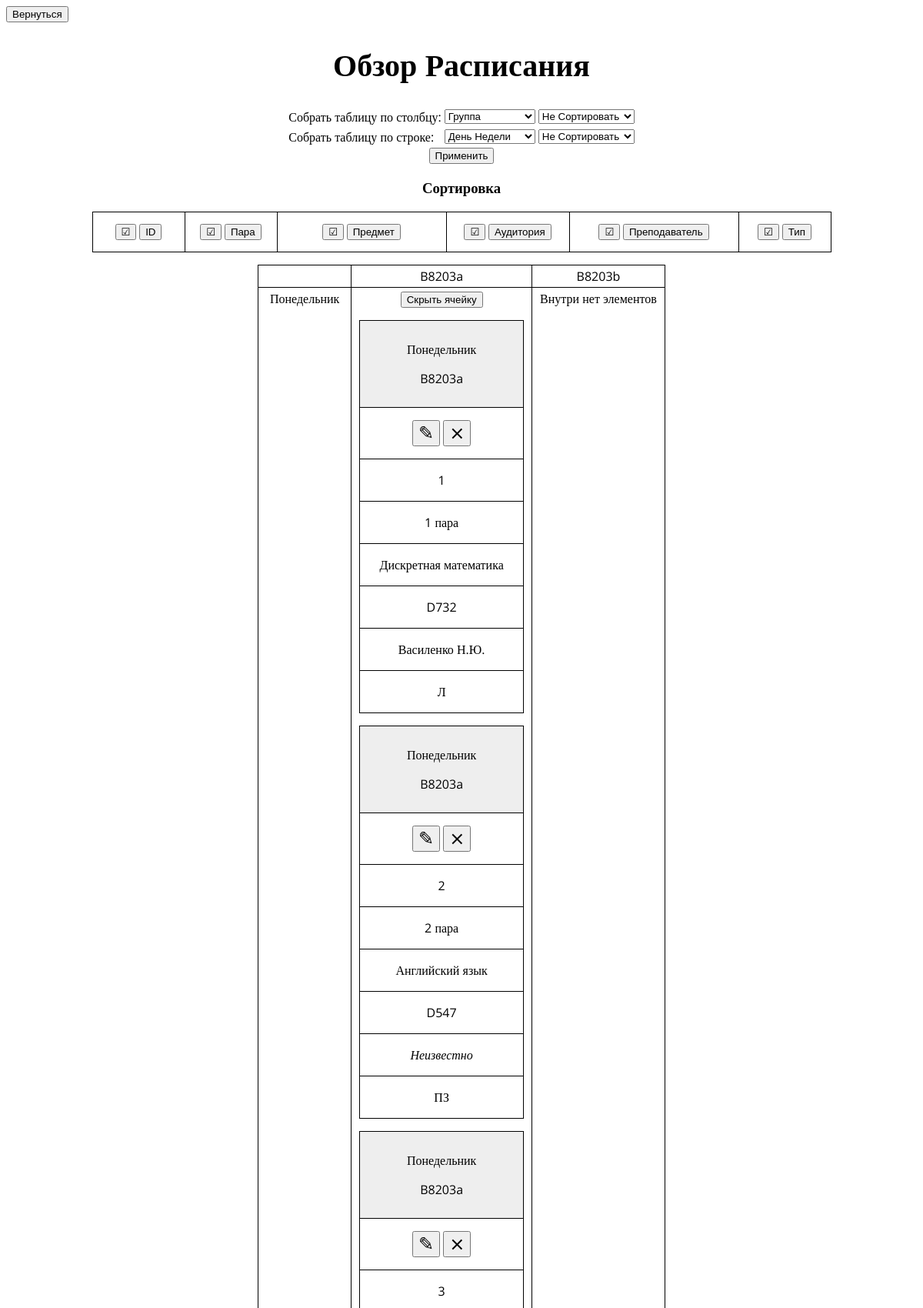
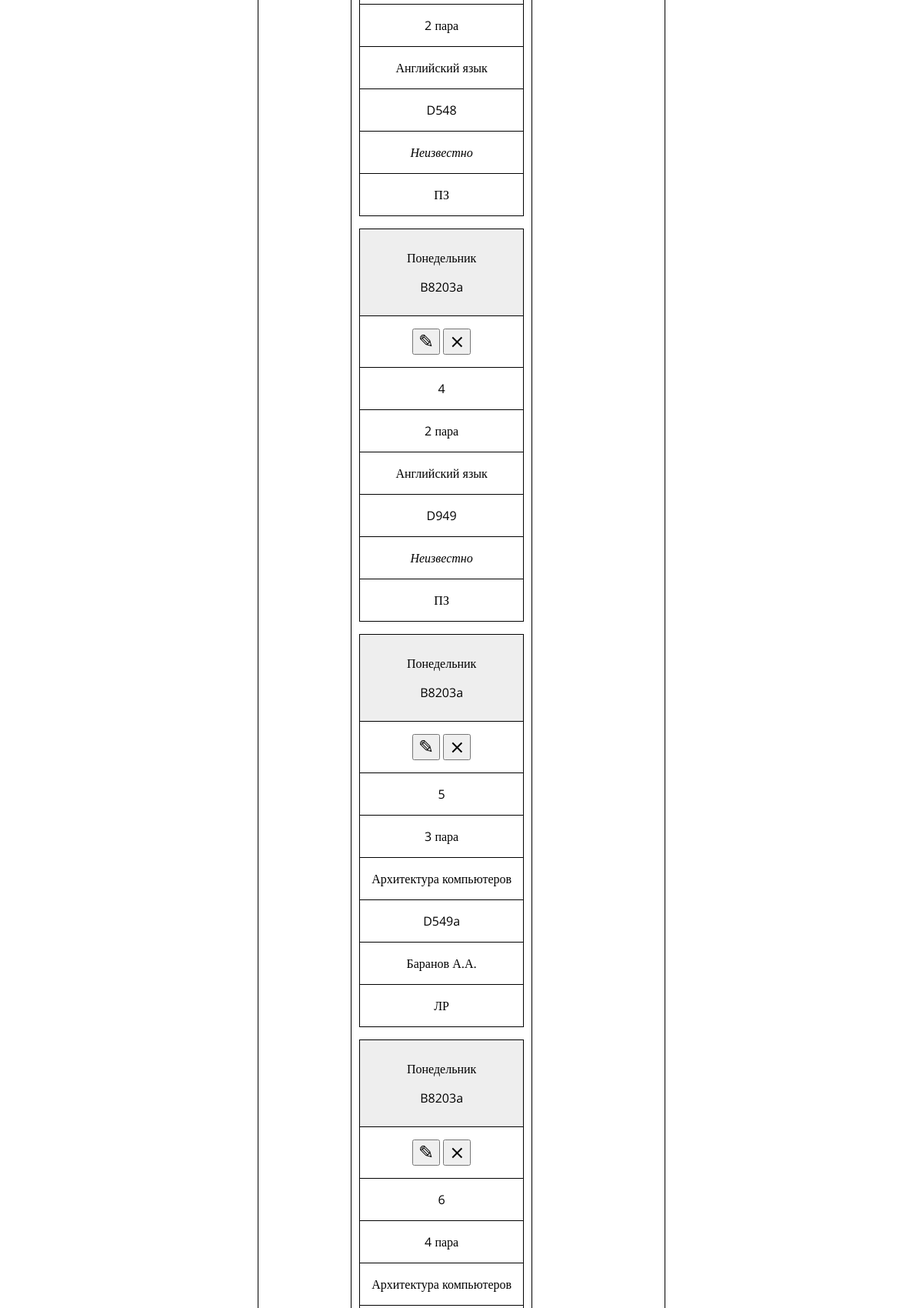
The page /overview (upper part) on the database its author committed (2 pictures, top to bottom).
### tables this page shows
CREATE TABLE `Groups` ( `ID` INTEGER NOT NULL DEFAULT -1, `Name` INTEGER );

CREATE TABLE `Weekdays` ( `ID` INTEGER NOT NULL DEFAULT -1, `Name` TEXT, `OrderNumber` INTEGER NOT NULL DEFAULT -1 );

### home.py (the view, shortened to what this page needs)
@app.route("/overview", methods=["GET", "POST"])
def overview():
	global join_column, join_row, ordering_column, tables_info, hiding_cells, current_columns, current_rows, hiding_fields, edit_field
	col_asc_type = request.form.get("OrderTypeColumns", type=int)
	row_asc_type = request.form.get("OrderTypeRows", type=int)
	colname = request.form.get("JoiningTableColumns")
	rowname = request.form.get("JoiningTableRows")
	edit_values = request.form.get("DatabaseEditor")
	joining_columns = None
	joining_rows = None
	for i in tables_info["SchedItems"]:
		if i.title == colname:
			joining_columns = i
		if i.title == rowname:
			joining_rows = i
	rows_asc = {None:None, 0:None, 1:True, 2:False}[row_asc_type]
	columns_asc =  {None:None, 0:None, 1:True, 2:False}[col_asc_type]
	for i in request.form:
		print(i)
	join_column.ascending = columns_asc
	join_row.ascending = rows_asc
	table, rows, columns, conflicts = generate_schedule(join_column, join_row, ordering_column)
	current_columns = columns
	current_rows = rows
	return render_template(
		"overview.html",
		jcols=columns,
		jrows=rows,
		table=table,
		widthes=[i.width+40 for i in tables_info["SchedItems"] if i != join_column and i != join_row],
		titles=[i.title for i in tables_info["SchedItems"] if i != join_column and i != join_row],
		titles_origin=[i.name for i in tables_info["SchedItems"] if i != join_column and i != join_row],
		join_col=join_column,
		join_row=join_row,
		orderby=ordering_column,
		columns=[i for i in tables_info["SchedItems"]],
		hidecells=hiding_cells,
		hidefields=hiding_fields,
		conflicts=conflicts
	)

### templates/overview.html (shortened to what this page needs)
<head>
	<link rel="stylesheet" href="../static/css/style.css">
</head>
<body>
	<form name="Overview" action="/overview" method='POST'>
		<button name="Back" type="submit">Вернуться</button>
		<center>
			<h1>Обзор Расписания</h1>
			<font size=3>
				<table>
					<tr>
						<td>
							Собрать таблицу по столбцу:
						</td>
						<td>
							<select name="JoiningTableColumns">
								{% for col in columns %}
									{% if col.title != "ID" %}
										<option value="{{col.title}}"
											{% if col == join_col %}
												SELECTED
											{% endif %}
										>
											{{col.title}}
										</option>
									{% endif %}
								{% endfor%}
							</select>
						</td>
						<td>
							<select name="OrderTypeColumns">
								<option value="0" {% if join_col.ascending == None %} SELECTED {% endif %}>Не Сортировать</option>
							</select>
						</td>
					</tr>
					<tr>
						<td>
							Собрать таблицу по строке:
						</td>
						<td>
							<select name="JoiningTableRows">
								{% for col in columns %}
									{% if col.title != "ID" %}
										<option value="{{col.title}}"
											{% if col == join_row %}
												SELECTED
											{% endif %}
										>
											{{col.title}}
										</option>
									{% endif %}
								{% endfor%}
							</select>
						</td>
						<td>
							<select name="OrderTypeRows">
								<option value="0" {% if join_row.ascending == None %} SELECTED {% endif %}>Не Сортировать</option>
							</select>
						</td>
					</tr>
				</table>
				<button id="Accept" name="Accept" type="submit">Применить</button>
				<h3>Сортировка</h3>
				<table id="tab" class="tab">
					{% for width in widthes%}
						<col width="{{ width+30 }}">
					{% endfor %}
					<tr class="elem">
						{% for i in range(titles|length) %}
							<th class="elem">
								<p align="center">
									<button name="HideField{{i}}" type="submit">
										{% if i in hidefields %}
											☐
										{% else %}
											☑
										{% endif %}
									</button>
									<button name="Title{{ titles_origin[i] }}" type="submit">{{ titles[i] }}</button>
								</p>
							</th>
						{% endfor %}
					</tr>
				</table>
				<div class="divTable">
					<div class="divTableBody">
						<div class="divTableRow">
							<div class="divTableSideHead" style="width:{{join_row.width}}">
							</div>
							{% for col in jcols %}
								<div class="divTableHead">
									<center>
										{{col|safe}}
									</center>
								</div>
							{% endfor %}
						</div>
						{% for row_id in range(jrows|length) %}
							<div class="divTableRow">
								<div class="divTableSideCell">
									<p>
										{{jrows[row_id] |safe}}
									</p>
								</div>
								{% for col_id in range(table[ jrows[row_id] ]|length) %}
									<div class="divTableCell">
										{% if table[ jrows[row_id] ][col_id]|length > 0 and (row_id*jcols|length + col_id) not in hidecells %}
											<button name="HideCell{{row_id*jcols|length + col_id}}">
												Скрыть ячейку
											</button>
											{% for elements in table[ jrows[row_id] ][col_id] %}
												<center>
													<div class="divDrag{% if elements[0] in conflicts[0] %}Red{% endif %}" name="Div{{elements[0]}}" id="{{titles[0]}}: {{elements[0]}}">
														<div class="divDragger{% if elements[0] in conflicts[0] %}Red{% endif %}" name="Div{{elements[0]}}" id="{{titles[0]}}: {{elements[0]}}">
															<p>
																{{ jrows[row_id] |safe}}
															</p>
															<p>
																{{jcols[col_id]|safe}}
															</p>
														</div>
														<div class="divElements" name="Div{{elements[0]}}">
															<p>
																<button name="EditField{{elements[0]}}">
																	<font size="5">
																		✎
																	</font>
																</button>
																<button name="DeleteField{{elements[0]}}">
																	<font size="5">
																		⨯
																	</font>
																</button>
															</p>
															{% for field in range(elements|length) %}
																{% if field not in hidefields %}
																	<hr color="black" size="1"/>
																	<p>{{elements[field]|safe}}</p>
																{% endif %}
															{% endfor %}
														</div>
													</div>
												</center>
											{% endfor %}
										{% else %}
											{% if table[ jrows[row_id] ][col_id]|length > 0 %}
												<button name="HideCell{{row_id*jcols|length + col_id}}">
													Показать ячейку
												</button>
												<p>
													Внутри {{table[ jrows[row_id] ][col_id]|length}}
													{% if 1 < table[ jrows[row_id] ][col_id]|length < 5 %}
														элемента
													{% elif table[ jrows[row_id] ][col_id]|length >= 5 %}
														элементов
													{% else %}
														элемент
													{% endif %}
												</p>
											{% else %}
												<p>
													Внутри нет элементов
												</p>
											{% endif %}
										{% endif %}
									</div>
								{% endfor %}
							</div>
						{% endfor %}
					</div>
				</div>
			</font>
		</center>
	</form>
</body>

### static/css/style.css (style rules this page uses)
body { font-family: 'Open Sans'; font-size: 20; }
#tab { font-size: 14; text-align: left; border-collapse: collapse; }
.elem td, .elem th, .elem tr { border: 1px solid; text-align: left; padding: 15px; }
.divDrag { z-index: 9; text-align: center; border: 1px solid black; background-color: #FFFFFF; }
.divDragger { padding: 10px; cursor: move; z-index: 10; background-color: #EEEEEE; border-bottom: 1px solid black; }
.divTable { display: table; }
.divTableRow { display: table-row; }
.divTableCell, .divTableHead, .divTableSideCell, .divTableSideHead { border-right: 1px solid #000; border-bottom: 1px solid #000; display: table-cell; padding: 3px 10px; }
.divTableSideCell, .divTableSideHead { border-left: 1px solid #000; }
.divTableHead, .divTableSideHead { border-top: 1px solid #000; }
.divTableBody { display: table-row-group; }

### rows shown on the page
Groups: Name "B8203a", Name "B8203a" "B8203a" "B8203a" "B8203a" "B8203a" "B8203a"
Groups: Name "B8203b"
Weekdays: Name "Понедельник", Name "Понедельник" "Понедельник" "Понедельник" "Понедельник" "Понедельник" "Понедельник"

### other values the page prints
{{ titles[i] }} "ID" "Пара" "Предмет" "Аудитория" "Преподаватель" "Тип"
{{ elements[field]|safe }} "1" "1 пара" "Дискретная математика" "D732" "Василенко Н.Ю." "Л" "2" "2 пара" "Английский язык" "D547" "Неизвестно" "ПЗ" "3" "2 пара" "Английский язык" "D548" "Неизвестно" "ПЗ" "4" "2 пара" "Английский язык" "D949" "Неизвестно" "ПЗ" "5" "3 пара" "Архитектура компьютеров" "D549a" "Баранов А.А." "ЛР" "6" "4 пара" "Архитектура компьютеров"
form field JoiningTableColumns "Группа"
form field JoiningTableRows "День Недели"
